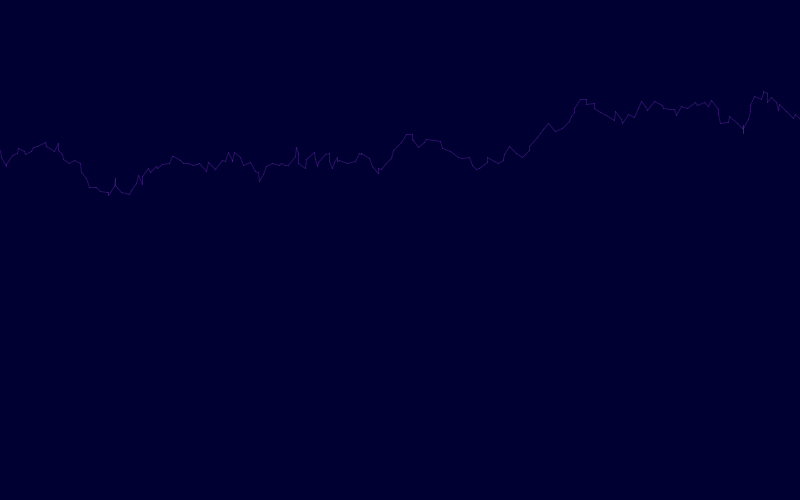
Frame 1 (no input)
Frame 60 (the mouse pressed at the canvas centre just before this capture): identical to frame 1, image omitted
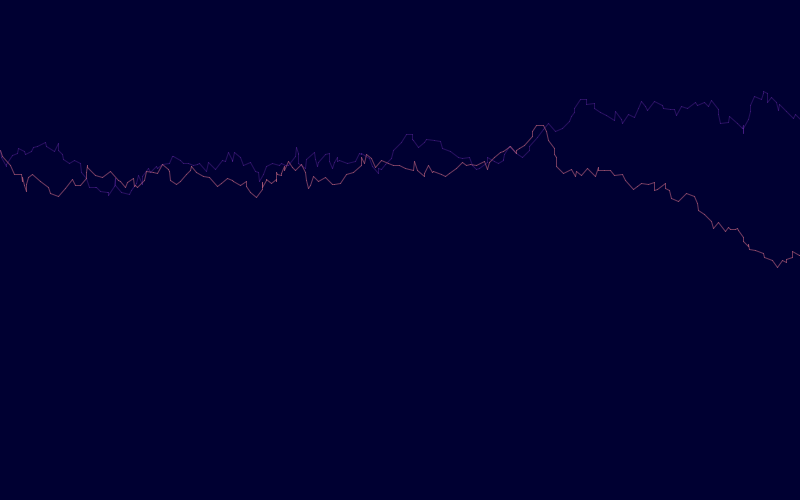
Frame 120 (the mouse held since frame 60 and released just before this capture)

The Processing sketch that drew these frames (run headless with seeded random() and noise(); from frame 60 on, the mouse is pressed at the canvas centre):

// Processing sketch: Lightning
// ── Lightning.pde
//Aaron Fauni, A3
//Purpose of program is to simulate lightning using *random walk...

int startX;
int startY;
int endX;
int endY;
int value;

void setup()
{
  size(800, 500);
  startX = 0;
  startY = 150;
  endX = 0;
  endY = 150;
  strokeWeight(1);
  background(0, 0, 50.2);
}
void draw()
{ 
  stroke(random(255),random(255),random(255),random(255));
  while(endX < width){
   endX = startX + (int)(Math.random()*9);
   endY = startY + (int)(Math.random()*19)-9;
   line(startX,startY,endX,endY);
   startX = endX;
   startY = endY;
  }
}
void mousePressed()
{
  if (mousePressed) {
  startX = 0;
  startY = 150;
  endX = 0;
  endY = 150;
    
  }
}
